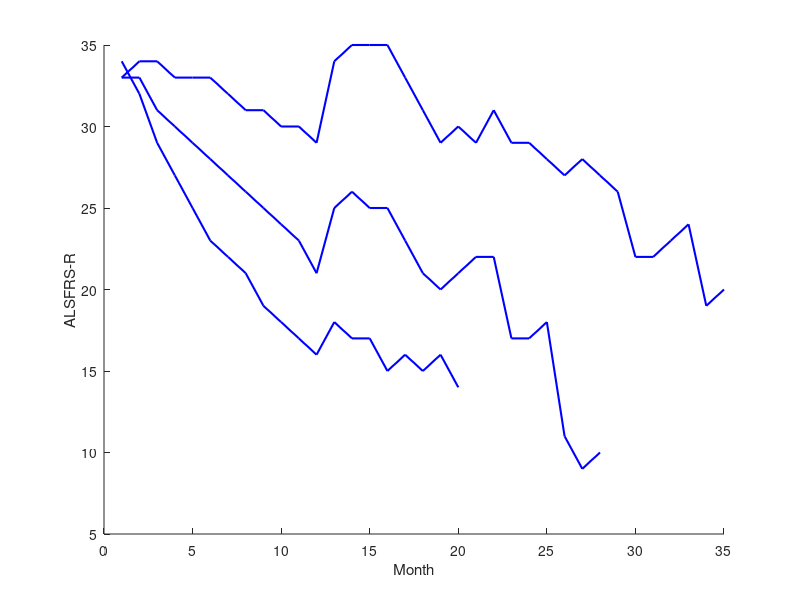

MATLAB code to generate this figure:
clc
clear all
close all

%Confidence interval diagrams for ALSFRS-R changes over time
%%%%%%%%%%%%%%%%%%%%%%%%%%%%%%%%%%%%%%%%%%%%%%%%%%%%%%%%%%%%%%%%%%%
% Fast patients
xFast = (1:1:20);
avgFast = [34,32,29,27,25,23,22,21,19,18,17,16,18,17,17,15,16,15,16,14];
LFast = [27,25,22,19,17,14,13,12,10,10,9,8,10,10,10,8,10,9,10,8];
UFast = [41,39,36,35,33,32,31,30,28,26,25,24,26,24,24,22,22,21,22,20];

% ciplot(LFast,UFast,xFast,'y');
hold on
plot(xFast,avgFast,'b','LineWidth',1.5);
%%%%%%%%%%%%%%%%%%%%%%%%%%%%%%%%%%%%%%%%%%%%%%%%%%%%%%%%%%%%%%%%%%%
%Intermediate patients
hold on
xIntermediate = (1:1:28);
avgIntermediate = [33,33,31,30,29,28,27,26,25,24,23,21,25,26,25,25,23,21,20,21,22,22,17,17,18,11,9,10];
LIntermediate = [26,26,24,22,21,20,19,18,17,16,15,13,17,18,17,18,15,12,11,14,14,17,13,15,17,6,4,4];
UIntermediate = [40,40,38,38,37,36,35,34,33,32,31,29,33,34,33,32,31,30,29,28,30,27,21,19,19,16,14,16];

% ciplot(LIntermediate,UIntermediate,xIntermediate,'y');
hold on
plot(xIntermediate,avgIntermediate,'b','LineWidth',1.5);
%%%%%%%%%%%%%%%%%%%%%%%%%%%%%%%%%%%%%%%%%%%%%%%%%%%%%%%%%%%%%%%%%%%
hold on
% Slow patients
xSlow = (1:1:35);
avgSlow = [33,34,34,33,33,33,32,31,31,30,30,29,34,35,35,35,33,31,29,30,29,31,29,29,28,27,28,27,26,22,22,23,24,19,20];
LSlow = [25,27,27,26,26,26,24,23,23,22,22,21,26,28,28,28,25,22,19,21,20,25,23,23,22,20,23,21,18,19,17,20,21,15,19];
USlow = [41,41,41,40,40,40,40,39,39,38,38,37,42,42,42,42,41,40,39,39,38,37,35,35,34,34,33,33,34,25,27,26,27,23,21];

% ciplot(LSlow,USlow,xSlow,'y');
hold on
plot(xSlow,avgSlow,'b','LineWidth',1.5);
%%%%%%%%%%%%%%%%%%%%%%%%%%%%%%%%%%%%%%%%%%%%%%%%%%%%%%%%%%%%%%%%%%%
xlabel('Month');
ylabel('ALSFRS-R');
% legend('Fast', 'Intermediate', 'Slow')